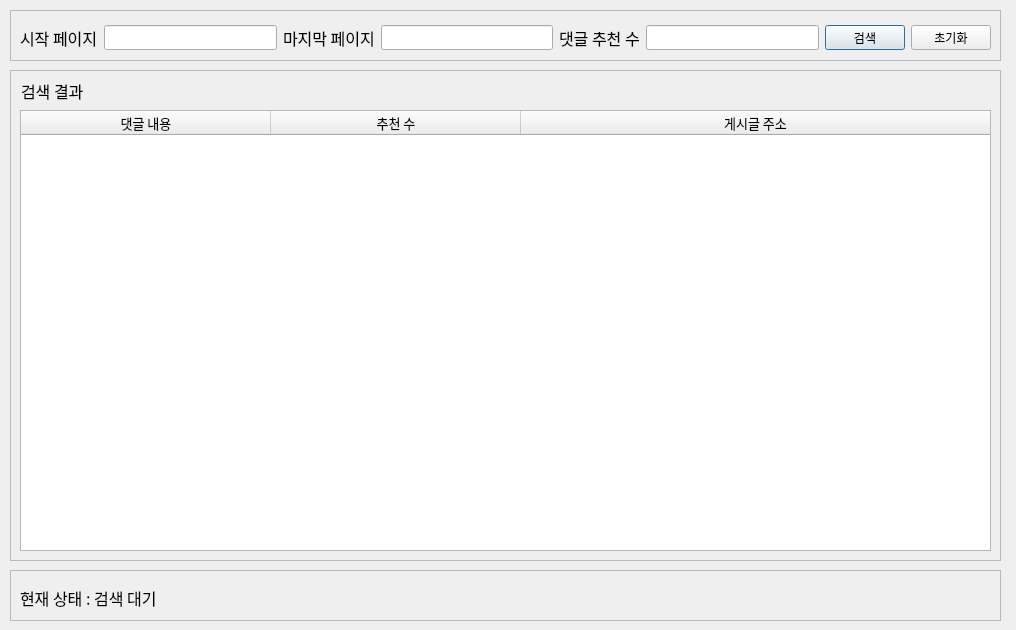
<?xml version="1.0" encoding="UTF-8"?>
<ui version="4.0">
 <class>mainWindow</class>
 <widget class="QMainWindow" name="mainWindow">
  <property name="geometry">
   <rect>
    <x>0</x>
    <y>0</y>
    <width>1016</width>
    <height>630</height>
   </rect>
  </property>
  <property name="sizePolicy">
   <sizepolicy hsizetype="Fixed" vsizetype="Fixed">
    <horstretch>0</horstretch>
    <verstretch>0</verstretch>
   </sizepolicy>
  </property>
  <property name="minimumSize">
   <size>
    <width>1016</width>
    <height>630</height>
   </size>
  </property>
  <property name="maximumSize">
   <size>
    <width>1016</width>
    <height>630</height>
   </size>
  </property>
  <property name="windowTitle">
   <string>Dogdrip_Comment</string>
  </property>
  <widget class="QWidget" name="centralwidget">
   <widget class="QFrame" name="frame">
    <property name="geometry">
     <rect>
      <x>10</x>
      <y>10</y>
      <width>991</width>
      <height>51</height>
     </rect>
    </property>
    <property name="frameShape">
     <enum>QFrame::StyledPanel</enum>
    </property>
    <property name="frameShadow">
     <enum>QFrame::Raised</enum>
    </property>
    <property name="lineWidth">
     <number>3</number>
    </property>
    <widget class="QWidget" name="layoutWidget">
     <property name="geometry">
      <rect>
       <x>10</x>
       <y>15</y>
       <width>971</width>
       <height>25</height>
      </rect>
     </property>
     <layout class="QGridLayout" name="gridLayout">
      <item row="0" column="2">
       <widget class="QLabel" name="label_3">
        <property name="font">
         <font>
          <family>맑은 고딕</family>
          <pointsize>12</pointsize>
          <kerning>true</kerning>
         </font>
        </property>
        <property name="focusPolicy">
         <enum>Qt::NoFocus</enum>
        </property>
        <property name="text">
         <string>마지막 페이지</string>
        </property>
       </widget>
      </item>
      <item row="0" column="6">
       <widget class="QPushButton" name="button_search">
        <property name="text">
         <string>검색</string>
        </property>
        <property name="checkable">
         <bool>true</bool>
        </property>
        <property name="checked">
         <bool>false</bool>
        </property>
        <property name="autoDefault">
         <bool>true</bool>
        </property>
        <property name="default">
         <bool>true</bool>
        </property>
       </widget>
      </item>
      <item row="0" column="0">
       <widget class="QLabel" name="label">
        <property name="font">
         <font>
          <family>맑은 고딕</family>
          <pointsize>12</pointsize>
          <kerning>true</kerning>
         </font>
        </property>
        <property name="focusPolicy">
         <enum>Qt::NoFocus</enum>
        </property>
        <property name="text">
         <string>시작 페이지</string>
        </property>
       </widget>
      </item>
      <item row="0" column="4">
       <widget class="QLabel" name="label_2">
        <property name="font">
         <font>
          <family>맑은 고딕</family>
          <pointsize>12</pointsize>
          <kerning>true</kerning>
         </font>
        </property>
        <property name="focusPolicy">
         <enum>Qt::NoFocus</enum>
        </property>
        <property name="text">
         <string>댓글 추천 수</string>
        </property>
       </widget>
      </item>
      <item row="0" column="5">
       <widget class="QLineEdit" name="input_like">
        <property name="enabled">
         <bool>true</bool>
        </property>
        <property name="font">
         <font>
          <family>맑은 고딕</family>
          <kerning>false</kerning>
         </font>
        </property>
        <property name="acceptDrops">
         <bool>true</bool>
        </property>
        <property name="frame">
         <bool>true</bool>
        </property>
        <property name="dragEnabled">
         <bool>false</bool>
        </property>
       </widget>
      </item>
      <item row="0" column="1">
       <widget class="QLineEdit" name="input_start_page">
        <property name="enabled">
         <bool>true</bool>
        </property>
        <property name="font">
         <font>
          <family>맑은 고딕</family>
          <kerning>false</kerning>
         </font>
        </property>
        <property name="acceptDrops">
         <bool>true</bool>
        </property>
        <property name="frame">
         <bool>true</bool>
        </property>
        <property name="dragEnabled">
         <bool>false</bool>
        </property>
       </widget>
      </item>
      <item row="0" column="7">
       <widget class="QPushButton" name="button_reset">
        <property name="text">
         <string>초기화</string>
        </property>
       </widget>
      </item>
      <item row="0" column="3">
       <widget class="QLineEdit" name="input_end_page">
        <property name="enabled">
         <bool>true</bool>
        </property>
        <property name="font">
         <font>
          <family>맑은 고딕</family>
          <kerning>false</kerning>
         </font>
        </property>
        <property name="acceptDrops">
         <bool>true</bool>
        </property>
        <property name="frame">
         <bool>true</bool>
        </property>
        <property name="dragEnabled">
         <bool>false</bool>
        </property>
       </widget>
      </item>
     </layout>
    </widget>
   </widget>
   <widget class="QFrame" name="frame_2">
    <property name="geometry">
     <rect>
      <x>10</x>
      <y>70</y>
      <width>991</width>
      <height>491</height>
     </rect>
    </property>
    <property name="frameShape">
     <enum>QFrame::StyledPanel</enum>
    </property>
    <property name="frameShadow">
     <enum>QFrame::Raised</enum>
    </property>
    <widget class="QTableWidget" name="table_result">
     <property name="geometry">
      <rect>
       <x>10</x>
       <y>40</y>
       <width>971</width>
       <height>441</height>
      </rect>
     </property>
     <property name="font">
      <font>
       <family>맑은 고딕</family>
       <pointsize>10</pointsize>
       <kerning>true</kerning>
      </font>
     </property>
     <property name="verticalScrollBarPolicy">
      <enum>Qt::ScrollBarAsNeeded</enum>
     </property>
     <property name="sizeAdjustPolicy">
      <enum>QAbstractScrollArea::AdjustToContents</enum>
     </property>
     <property name="tabKeyNavigation">
      <bool>true</bool>
     </property>
     <property name="showDropIndicator" stdset="0">
      <bool>false</bool>
     </property>
     <property name="dragEnabled">
      <bool>true</bool>
     </property>
     <property name="dragDropOverwriteMode">
      <bool>false</bool>
     </property>
     <property name="dragDropMode">
      <enum>QAbstractItemView::DragOnly</enum>
     </property>
     <property name="alternatingRowColors">
      <bool>true</bool>
     </property>
     <property name="selectionMode">
      <enum>QAbstractItemView::ContiguousSelection</enum>
     </property>
     <property name="selectionBehavior">
      <enum>QAbstractItemView::SelectItems</enum>
     </property>
     <property name="textElideMode">
      <enum>Qt::ElideMiddle</enum>
     </property>
     <property name="horizontalScrollMode">
      <enum>QAbstractItemView::ScrollPerItem</enum>
     </property>
     <property name="showGrid">
      <bool>true</bool>
     </property>
     <property name="gridStyle">
      <enum>Qt::SolidLine</enum>
     </property>
     <property name="sortingEnabled">
      <bool>false</bool>
     </property>
     <property name="wordWrap">
      <bool>true</bool>
     </property>
     <property name="cornerButtonEnabled">
      <bool>true</bool>
     </property>
     <property name="rowCount">
      <number>0</number>
     </property>
     <property name="columnCount">
      <number>3</number>
     </property>
     <attribute name="horizontalHeaderCascadingSectionResizes">
      <bool>true</bool>
     </attribute>
     <attribute name="horizontalHeaderDefaultSectionSize">
      <number>250</number>
     </attribute>
     <attribute name="horizontalHeaderHighlightSections">
      <bool>true</bool>
     </attribute>
     <attribute name="horizontalHeaderShowSortIndicator" stdset="0">
      <bool>false</bool>
     </attribute>
     <attribute name="horizontalHeaderStretchLastSection">
      <bool>true</bool>
     </attribute>
     <attribute name="verticalHeaderVisible">
      <bool>false</bool>
     </attribute>
     <attribute name="verticalHeaderCascadingSectionResizes">
      <bool>false</bool>
     </attribute>
     <column>
      <property name="text">
       <string>댓글 내용</string>
      </property>
     </column>
     <column>
      <property name="text">
       <string>추천 수</string>
      </property>
     </column>
     <column>
      <property name="text">
       <string>게시글 주소</string>
      </property>
     </column>
    </widget>
    <widget class="QLabel" name="info_result_2">
     <property name="geometry">
      <rect>
       <x>11</x>
       <y>10</y>
       <width>951</width>
       <height>21</height>
      </rect>
     </property>
     <property name="font">
      <font>
       <family>맑은 고딕</family>
       <pointsize>12</pointsize>
       <kerning>true</kerning>
      </font>
     </property>
     <property name="focusPolicy">
      <enum>Qt::NoFocus</enum>
     </property>
     <property name="text">
      <string>검색 결과</string>
     </property>
    </widget>
   </widget>
   <widget class="QFrame" name="frame_3">
    <property name="geometry">
     <rect>
      <x>10</x>
      <y>570</y>
      <width>991</width>
      <height>51</height>
     </rect>
    </property>
    <property name="frameShape">
     <enum>QFrame::StyledPanel</enum>
    </property>
    <property name="frameShadow">
     <enum>QFrame::Raised</enum>
    </property>
    <property name="lineWidth">
     <number>3</number>
    </property>
    <widget class="QWidget" name="layoutWidget_2">
     <property name="geometry">
      <rect>
       <x>10</x>
       <y>15</y>
       <width>971</width>
       <height>25</height>
      </rect>
     </property>
     <layout class="QGridLayout" name="gridLayout_3">
      <item row="0" column="1">
       <widget class="QLabel" name="label_step">
        <property name="font">
         <font>
          <family>맑은 고딕</family>
          <pointsize>12</pointsize>
          <kerning>true</kerning>
         </font>
        </property>
        <property name="focusPolicy">
         <enum>Qt::NoFocus</enum>
        </property>
        <property name="text">
         <string/>
        </property>
       </widget>
      </item>
      <item row="0" column="0">
       <widget class="QLabel" name="label_status">
        <property name="font">
         <font>
          <family>맑은 고딕</family>
          <pointsize>12</pointsize>
          <kerning>true</kerning>
         </font>
        </property>
        <property name="focusPolicy">
         <enum>Qt::NoFocus</enum>
        </property>
        <property name="text">
         <string>현재 상태 : 검색 대기</string>
        </property>
       </widget>
      </item>
     </layout>
    </widget>
   </widget>
  </widget>
 </widget>
 <resources/>
 <connections>
  <connection>
   <sender>button_search</sender>
   <signal>clicked()</signal>
   <receiver>mainWindow</receiver>
   <slot>search()</slot>
   <hints>
    <hint type="sourcelabel">
     <x>908</x>
     <y>48</y>
    </hint>
    <hint type="destinationlabel">
     <x>862</x>
     <y>80</y>
    </hint>
   </hints>
  </connection>
  <connection>
   <sender>button_reset</sender>
   <signal>clicked()</signal>
   <receiver>mainWindow</receiver>
   <slot>reset()</slot>
   <hints>
    <hint type="sourcelabel">
     <x>989</x>
     <y>48</y>
    </hint>
    <hint type="destinationlabel">
     <x>945</x>
     <y>80</y>
    </hint>
   </hints>
  </connection>
  <connection>
   <sender>table_result</sender>
   <signal>itemDoubleClicked(QTableWidgetItem*)</signal>
   <receiver>mainWindow</receiver>
   <slot>openurl(QTableWidgetItem*)</slot>
   <hints>
    <hint type="sourcelabel">
     <x>798</x>
     <y>124</y>
    </hint>
    <hint type="destinationlabel">
     <x>1010</x>
     <y>145</y>
    </hint>
   </hints>
  </connection>
 </connections>
 <slots>
  <slot>search()</slot>
  <slot>reset()</slot>
  <slot>openurl(QTableWidgetItem*)</slot>
 </slots>
</ui>
